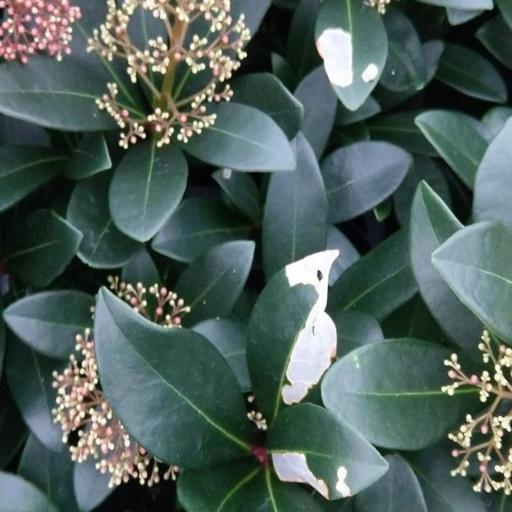
#> input picture data/images/Image_100.jpg, 512 x 512 px; its folder holds 3 pictures in this run
$ jupyter execute --allow-errors defects_analysis.ipynb   (text cells are left out)
#> lines starting #> are read from the running program, lines starting #| are printed output that depends on the picture; pictures that were not available may be replaced by others from this repository, and a replacement may not be noted
[cell 1]
import matplotlib.pyplot as plt
import os
import random
from PIL import Image
import numpy as np
import cv2

[cell 2]
data_folder_path = os.path.join(os.getcwd()[:-9], 'data')
data_folder_path

[cell 3]
images_path = os.path.join(data_folder_path, 'images')
masks_path = os.path.join(data_folder_path, 'masks')

[cell 4]
random_image = random.choice(os.listdir(images_path))
random_image

image_path = os.path.join(images_path, random_image)
mask_path = os.path.join(masks_path, random_image[:-4] + '-mask.png')

image = Image.open(image_path)
#> image is the input picture: PIL image 512x512 RGB; mean R, G, B 78.5, 95.9, 90.9
mask = Image.open(mask_path)
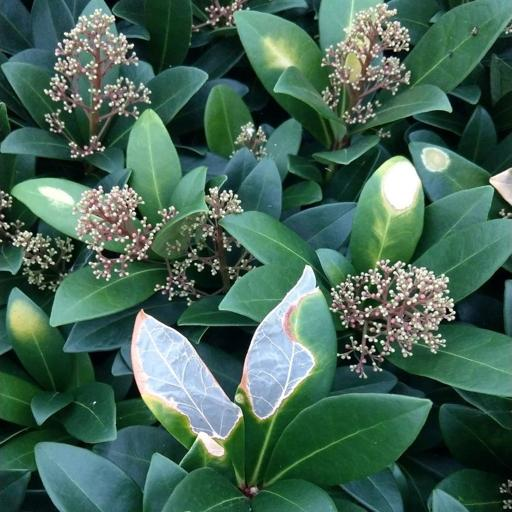
#> input picture data/images/Image_1.jpg, 512 x 512 px, given in place of Image_100-mask.png, which was not available
#> mask is the input picture: PIL image 512x512 RGB; mean R, G, B 69.2, 102.7, 86.5

fig, (ax1, ax2) = plt.subplots(nrows=1, ncols=2)
ax1.imshow(image)
ax2.imshow(mask)

ax1.axis('off')
ax2.axis('off')

fig.show()
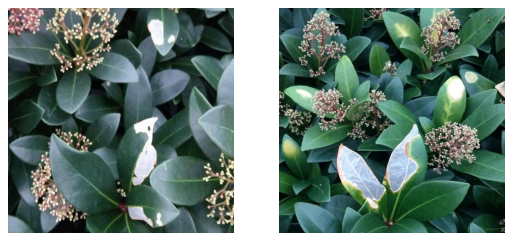
#> figure drawn by matplotlib, 2 panels

[cell 5]
mask = np.asarray(mask)
image = np.asarray(image)

np.unique(mask.reshape(-1, 3))
#> Out = 256 values from 0 to 255

[cell 6]
crop_image = np.where(mask == 255, image, 0)
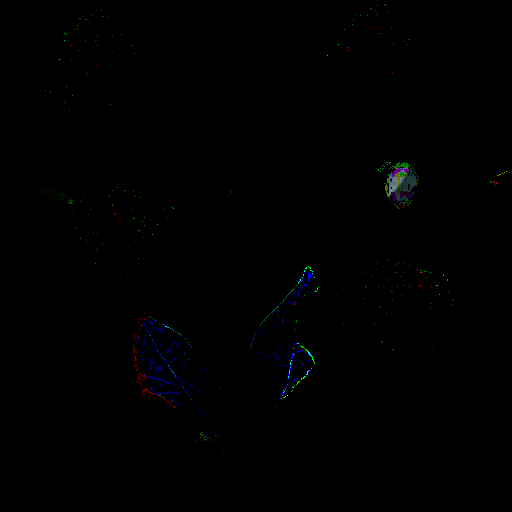
#> crop_image: shape (512, 512, 3); mean R, G, B 0.3, 0.5, 0.6
crop_image.shape

plt.imshow(crop_image)

[cell 7]
plt.imshow(np.where((mask>0) & (mask<255), image, 0))
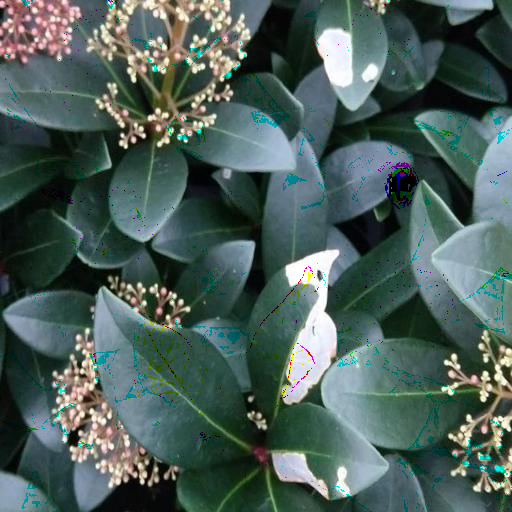
#> shown: shape (512, 512, 3); mean R, G, B 75.6, 95.4, 90

[cell 8]
images = os.listdir(images_path)
#> (the rest of this cell did not finish here and is left out)

[cell 9]
bitten_chunks = []

for i in range(len(images)):
    image_path = os.path.join(images_path, images[i])
    mask_path = os.path.join(masks_path, images[i][:-4] + '-mask.png')

    image = np.asarray(Image.open(image_path))
    mask = np.asarray(Image.open(mask_path))

    bitten_chunks.append(np.where(mask==255, image, 0))

bitten_chunks = np.array(bitten_chunks)

[cell 10]
bitten_chunks.shape
#> Out = (3, 512, 512, 3)

#> (a cell that did not finish here is left out)

#> (a cell that did not finish here is left out)

#> (a cell that did not finish here is left out)

#> (a cell that did not finish here is left out)

[cell 15]
hsv = np.array([cv2.cvtColor(img, cv2.COLOR_RGB2HSV) for img in bitten_chunks])
#> (the rest of this cell did not finish here and is left out)

[cell 16]
hsv.shape
#> Out = (3, 512, 512, 3)

[cell 17]
h_channel = hsv[:,0] #od 0 do 180 max
plt.hist(h_channel[h_channel != 0])
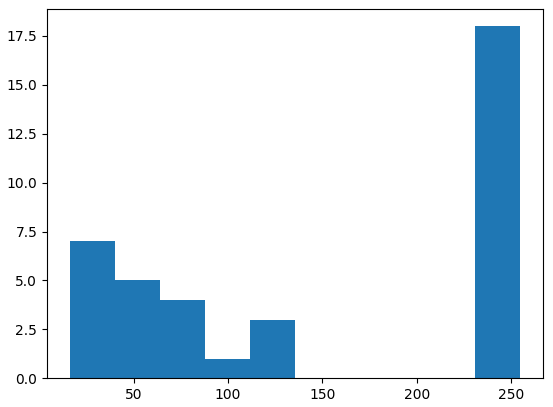
#> figure drawn by matplotlib, 1 panel; tallest bar 18 high, from x = 231.1 to 255

[cell 18]
s_channel = hsv[:,1]
plt.hist(s_channel[s_channel != 0])
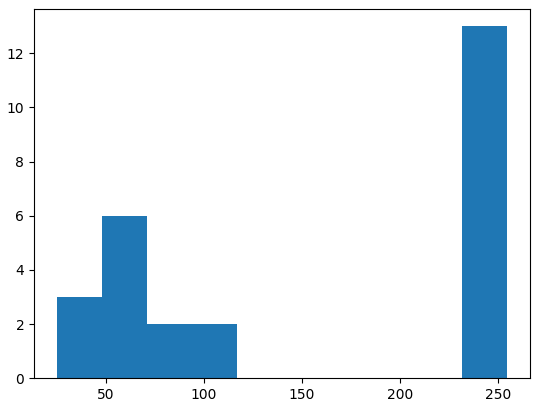
#> figure drawn by matplotlib, 1 panel; tallest bar 13 high, from x = 232 to 255

[cell 19]
v_channel = hsv[:,2]
plt.hist(v_channel[v_channel != 0])
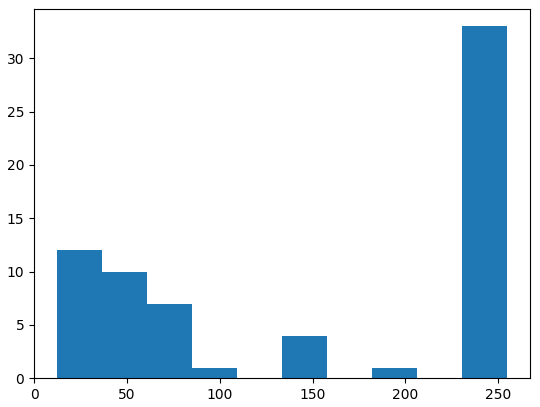
#> figure drawn by matplotlib, 1 panel; tallest bar 33 high, from x = 230.7 to 255

[cell 20]
burned_chunks = []

for i in range(len(images)):
    image_path = os.path.join(images_path, images[i])
    mask_path = os.path.join(masks_path, images[i][:-4] + '-mask.png')

    image = np.asarray(Image.open(image_path))
    mask = np.asarray(Image.open(mask_path))

    burned_chunks.append(np.where((mask > 0) & (mask < 255), image, 0))

burned_chunks = np.array(burned_chunks)

[cell 21]
burned_chunks.shape
#> Out = (3, 512, 512, 3)

#> (a cell that did not finish here is left out)

#> (a cell that did not finish here is left out)

#> (a cell that did not finish here is left out)

#> (a cell that did not finish here is left out)

[cell 26]
hsv = np.array([cv2.cvtColor(img, cv2.COLOR_RGB2HSV) for img in burned_chunks])
#> (the rest of this cell did not finish here and is left out)

[cell 27]
h_channel = hsv[:, 0]

plt.hist(h_channel[h_channel != 0])
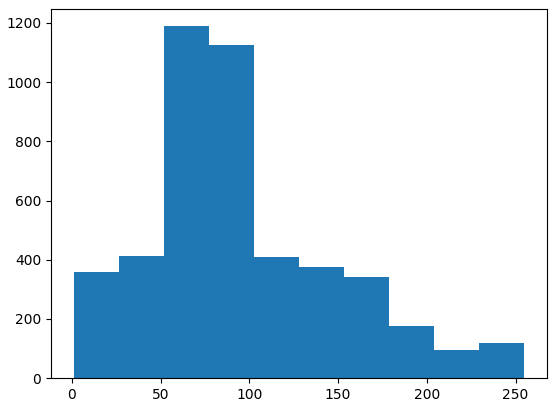
#> figure drawn by matplotlib, 1 panel; tallest bar 1189 high, from x = 51.8 to 77.2

[cell 28]
s_channel = hsv[:, 1]

plt.hist(s_channel[s_channel != 0])
#> figure, not shown here; tallest bar 1190 high, from x = 51.8 to 77.2

[cell 29]
v_channel = hsv[:, 2]

plt.hist(v_channel[v_channel != 0])
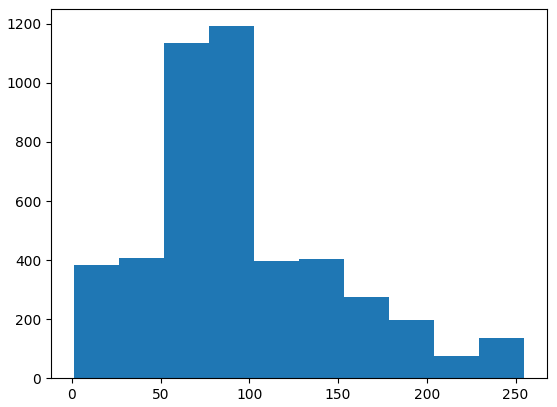
#> figure drawn by matplotlib, 1 panel; tallest bar 1192 high, from x = 77.2 to 102.6
